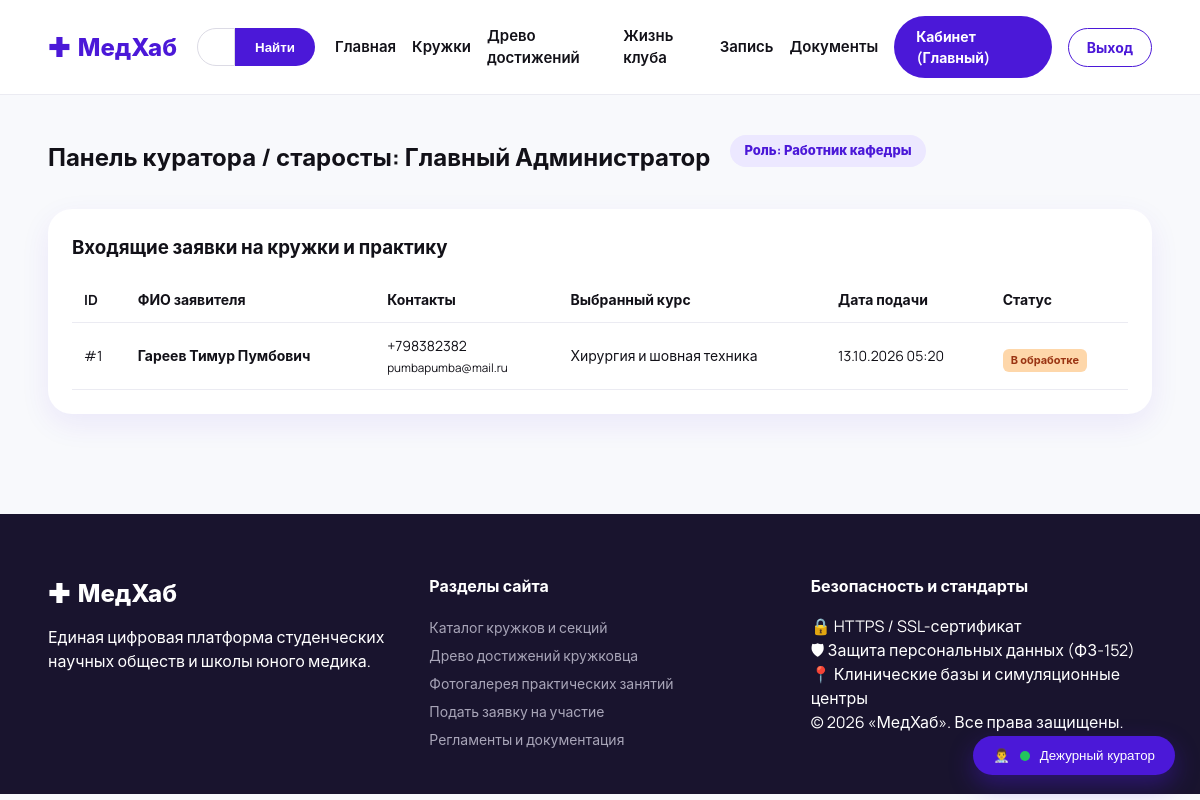
The app's page /dashboard/staff (signed in) with its own data.
### app.py (models this page shows)
class User(UserMixin, db.Model):
    id = db.Column(db.Integer, primary_key=True)
    email = db.Column(db.String(120), unique=True, nullable=False)
    password_hash = db.Column(db.String(255), nullable=False)
    full_name = db.Column(db.String(120), nullable=False)
    role = db.Column(db.String(20), default='visitor')  # visitor, staff, admin
    created_at = db.Column(db.DateTime, default=datetime.utcnow)

class Application(db.Model):
    id = db.Column(db.Integer, primary_key=True)
    parent_or_student_name = db.Column(db.String(120), nullable=False)
    email = db.Column(db.String(120), nullable=False)
    phone = db.Column(db.String(30), nullable=False)
    course_name = db.Column(db.String(150), nullable=False)
    created_at = db.Column(db.DateTime, default=datetime.utcnow)
    status = db.Column(db.String(30), default='В обработке')

### app.py (the view)
@app.route('/dashboard/staff')
@login_required
def dashboard_staff():
    if current_user.role not in ['staff', 'admin']:
        flash('Доступ только для сотрудников и преподавателей.', 'error')
        return redirect(url_for('index'))
    apps = Application.query.order_by(Application.created_at.desc()).all()
    return render_template('dashboard_staff.html', user=current_user, applications=apps)

### app.py (called while the page is built)
@login_manager.user_loader
def load_user(user_id):
    return User.query.get(int(user_id))

@app.before_request
def ensure_db_initialized():
    if not hasattr(app, '_db_initialized'):
        init_db()
        app._db_initialized = True

### templates/dashboard_staff.html (shortened to what this page needs)
{% extends 'base.html' %}
{% block content %}
<div class="container dashboard-container">
    <div class="dashboard-header">
        <h2>Панель куратора / старосты: {{ user.full_name }}</h2>
        <span class="pill-badge">Роль: Работник кафедры</span>
    </div>
    <div class="table-card">
        <h3>Входящие заявки на кружки и практику</h3>
        <table class="data-table">
            <thead>
                <tr>
                    <th>ID</th>
                    <th>ФИО заявителя</th>
                    <th>Контакты</th>
                    <th>Выбранный курс</th>
                    <th>Дата подачи</th>
                    <th>Статус</th>
                </tr>
            </thead>
            <tbody>
                {% for app in applications %}
                <tr>
                    <td>#{{ app.id }}</td>
                    <td><strong>{{ app.parent_or_student_name }}</strong></td>
                    <td>{{ app.phone }}<br><small>{{ app.email }}</small></td>
                    <td>{{ app.course_name }}</td>
                    <td>{{ app.created_at.strftime('%d.%m.%Y %H:%M') }}</td>
                    <td><span class="badge-status in-progress">{{ app.status }}</span></td>
                </tr>
                {% else %}
                <tr>
                    <td colspan="6" style="text-align: center;">Новых заявок пока нет.</td>
                </tr>
                {% endfor %}
            </tbody>
        </table>
    </div>
</div>
{% endblock %}

### templates/base.html (shortened to what this page needs)
<!DOCTYPE html>
<html lang="ru">
<head>
    <link rel="stylesheet" href="{{ url_for('static', filename='css/style.css') }}">
</head>
<body>
    <header class="site-header">
        <div class="container header-container">
            <a href="{{ url_for('index') }}" class="logo">
                <span class="logo-icon">✚</span>
                <span class="logo-text">МедХаб</span>
            </a>
            <form action="{{ url_for('directions') }}" method="GET" class="header-search">
                <input type="text" name="search" placeholder="Поиск кружка" value="{{ search_query or '' }}">
                <button type="submit">Найти</button>
            </form>
            <nav class="header-nav">
                <a href="{{ url_for('index') }}" class="nav-link">Главная</a>
                <a href="{{ url_for('directions') }}" class="nav-link">Кружки</a>
                <a href="{{ url_for('gamification') }}" class="nav-link">Древо достижений</a>
                <a href="{{ url_for('gallery') }}" class="nav-link">Жизнь клуба</a>
                <a href="{{ url_for('apply') }}" class="nav-link">Запись</a>
                <a href="{{ url_for('docs') }}" class="nav-link">Документы</a>
                {% if current_user.is_authenticated %}
                    <a href="{{ url_for('dashboard') }}" class="btn btn-primary-pill">
                        Кабинет ({{ current_user.full_name.split()[0] }})
                    </a>
                    <a href="{{ url_for('logout') }}" class="btn btn-outline-pill">Выход</a>
                {% else %}
                    <a href="{{ url_for('login') }}" class="btn btn-primary-pill">Вход в ЛК →</a>
                {% endif %}
            </nav>
        </div>
    </header>
    <main>
        {% block content %}{% endblock %}
    </main>
    <footer class="site-footer">
        <div class="container footer-container">
            <div class="footer-col">
                <div class="logo white-logo">
                    <span class="logo-icon">✚</span>
                    <span class="logo-text">МедХаб</span>
                </div>
                <p>Единая цифровая платформа студенческих научных обществ и школы юного медика.</p>
            </div>
            <div class="footer-col">
                <h4>Разделы сайта</h4>
                <ul>
                    <li><a href="{{ url_for('directions') }}">Каталог кружков и секций</a></li>
                    <li><a href="{{ url_for('gamification') }}">Древо достижений кружковца</a></li>
                    <li><a href="{{ url_for('gallery') }}">Фотогалерея практических занятий</a></li>
                    <li><a href="{{ url_for('apply') }}">Подать заявку на участие</a></li>
                    <li><a href="{{ url_for('docs') }}">Регламенты и документация</a></li>
                </ul>
            </div>
            <div class="footer-col">
                <h4>Безопасность и стандарты</h4>
                <p>🔒 HTTPS / SSL-сертификат</p>
                <p>🛡 Защита персональных данных (ФЗ-152)</p>
                <p>📍 Клинические базы и симуляционные центры</p>
                <p>© 2026 «МедХаб». Все права защищены.</p>
            </div>
        </div>
    </footer>
    <div class="chat-widget" id="chatWidget">
        <button class="chat-toggle-btn" id="chatToggleBtn">
            <span class="chat-avatar">👨‍⚕️</span>
            <span class="chat-status-badge online"></span>
            <span class="chat-toggle-text">Дежурный куратор</span>
        </button>
    </div>
</body>
</html>

### static/css/style.css (style rules this page uses)
:root { --purple-deep: #4b18d8; --purple-dark: #2c0987; --purple-mid: #6842ed; --lavender-light: #8f75ff; --lavender-bg: #ece8ff; --orange-accent: #e65100; --orange-light: #f97316; --lime-accent: #bbf7d0; --lime-text: #166534; --text-dark: #121118; --text-muted: #5e5d6d; --bg-page: #f8f9fc; --radius-lg: 24px; --radius-md: 16px; --radius-pill: 9999px; --shadow-soft: 0 10px 30px rgba(75, 24, 216, 0.08); }
* { box-sizing: border-box; margin: 0; padding: 0; }
body { font-family: 'Manrope', -apple-system, BlinkMacSystemFont, sans-serif; background-color: var(--bg-page); color: var(--text-dark); line-height: 1.5; }
.container { width: 92%; max-width: 1280px; margin: 0 auto; }
.site-header { background: #ffffff; border-bottom: 1px solid #ebebf2; padding: 16px 0; position: sticky; top: 0; z-index: 100; }
.header-container { display: flex; align-items: center; justify-content: space-between; gap: 20px; }
.logo { display: flex; align-items: center; gap: 8px; text-decoration: none; font-weight: 800; font-size: 24px; color: var(--purple-deep); }
.logo-icon { font-size: 26px; }
.header-search { display: flex; flex: 1; max-width: 400px; }
.header-search input { width: 100%; padding: 10px 18px; border: 1px solid #dcdbe5; border-radius: var(--radius-pill) 0 0 var(--radius-pill); font-size: 14px; outline: none; }
.header-search button { background: var(--purple-deep); color: #fff; border: none; padding: 0 20px; border-radius: 0 var(--radius-pill) var(--radius-pill) 0; cursor: pointer; font-weight: 600; }
.header-nav { display: flex; align-items: center; gap: 16px; }
.nav-link { text-decoration: none; color: var(--text-dark); font-weight: 600; font-size: 15px; transition: color 0.2s; }
.btn { display: inline-flex; align-items: center; justify-content: center; text-decoration: none; font-weight: 700; font-size: 14px; cursor: pointer; border: none; transition: all 0.2s; }
.btn-primary-pill { background: var(--purple-deep); color: #fff; padding: 10px 22px; border-radius: var(--radius-pill); }
.btn-outline-pill { background: transparent; border: 1px solid var(--purple-deep); color: var(--purple-deep); padding: 8px 18px; border-radius: var(--radius-pill); }
.pill-badge { background: var(--lavender-bg); color: var(--purple-deep); padding: 6px 14px; border-radius: var(--radius-pill); font-size: 13px; font-weight: 800; display: inline-block; margin-bottom: 12px; }
.badge-status { display: inline-block; margin-top: 10px; font-size: 11px; font-weight: 700; padding: 3px 8px; border-radius: 6px; background: #bbf7d0; color: #166534; }
.badge-status.in-progress { background: #fed7aa; color: #9a3412; }
.chat-widget { position: fixed; bottom: 25px; right: 25px; z-index: 1000; }
.chat-toggle-btn { background: var(--purple-deep); color: #fff; border: none; padding: 12px 20px; border-radius: var(--radius-pill); box-shadow: 0 10px 25px rgba(75, 24, 216, 0.4); display: flex; align-items: center; gap: 10px; cursor: pointer; }
.chat-status-badge.online { width: 10px; height: 10px; background: #22c55e; border-radius: 50%; display: inline-block; }
.dashboard-container { padding: 40px 0; }
.dashboard-header { display: flex; align-items: center; gap: 20px; margin-bottom: 30px; }
.table-card { background: #fff; padding: 24px; border-radius: var(--radius-lg); box-shadow: var(--shadow-soft); margin-top: 24px; }
.data-table { width: 100%; border-collapse: collapse; margin-top: 16px; }
.data-table th, .data-table td { padding: 12px; text-align: left; border-bottom: 1px solid #ebebf2; font-size: 14px; }
.site-footer { background: #19142e; color: #ffffff; padding: 60px 0 40px; margin-top: 60px; }
.footer-container { display: grid; grid-template-columns: repeat(3, 1fr); gap: 40px; }
.footer-col h4 { margin-bottom: 16px; font-size: 16px; }
.footer-col ul { list-style: none; }
.footer-col ul li a { color: #a8a5b8; text-decoration: none; font-size: 14px; line-height: 2; }
.white-logo { color: #ffffff; margin-bottom: 12px; }

### records on screen
User: full_name "Главный", full_name "Главный Администратор"
Application: id "1", parent_or_student_name "Гареев Тимур Пумбович", phone "+798382382", email "pumbapumba@mail.ru", course_name "Хирургия и шовная техника", created_at "13.10.2026 05:20", status "В обработке"
